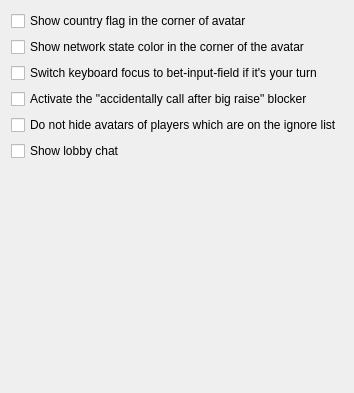
           <widget class="QWidget" name="tab_8">
            <attribute name="title">
             <string>Network / Internet Game</string>
            </attribute>
            <layout class="QGridLayout" name="gridLayout_3">
             <item row="7" column="1">
              <spacer name="verticalSpacer_9">
               <property name="orientation">
                <enum>Qt::Vertical</enum>
               </property>
               <property name="sizeHint" stdset="0">
                <size>
                 <width>20</width>
                 <height>221</height>
                </size>
               </property>
              </spacer>
             </item>
             <item row="0" column="0">
              <widget class="QCheckBox" name="checkBox_showCountryFlagInAvatar">
               <property name="text">
                <string>Show country flag in the corner of avatar</string>
               </property>
              </widget>
             </item>
             <item row="5" column="0" colspan="2">
              <widget class="QCheckBox" name="checkBox_UseLobbyChat">
               <property name="text">
                <string>Show lobby chat</string>
               </property>
              </widget>
             </item>
             <item row="2" column="0" colspan="2">
              <widget class="QCheckBox" name="checkBox_enableBetInputFocusSwitch">
               <property name="text">
                <string>Switch keyboard focus to bet-input-field if it's your turn</string>
               </property>
              </widget>
             </item>
             <item row="3" column="0" colspan="2">
              <widget class="QCheckBox" name="checkBox_enableAccidentallyCallBlocker">
               <property name="text">
                <string>Activate the &quot;accidentally call after big raise&quot; blocker</string>
               </property>
              </widget>
             </item>
             <item row="4" column="0" colspan="2">
              <widget class="QCheckBox" name="checkBox_dontHideAvatarsOfIgnored">
               <property name="text">
                <string>Do not hide avatars of players which are on the ignore list</string>
               </property>
              </widget>
             </item>
             <item row="1" column="0">
              <widget class="QCheckBox" name="checkBox_showPingStateInAvatar">
               <property name="text">
                <string>Show network state color in the corner of the avatar</string>
               </property>
              </widget>
             </item>
            </layout>
           </widget>
